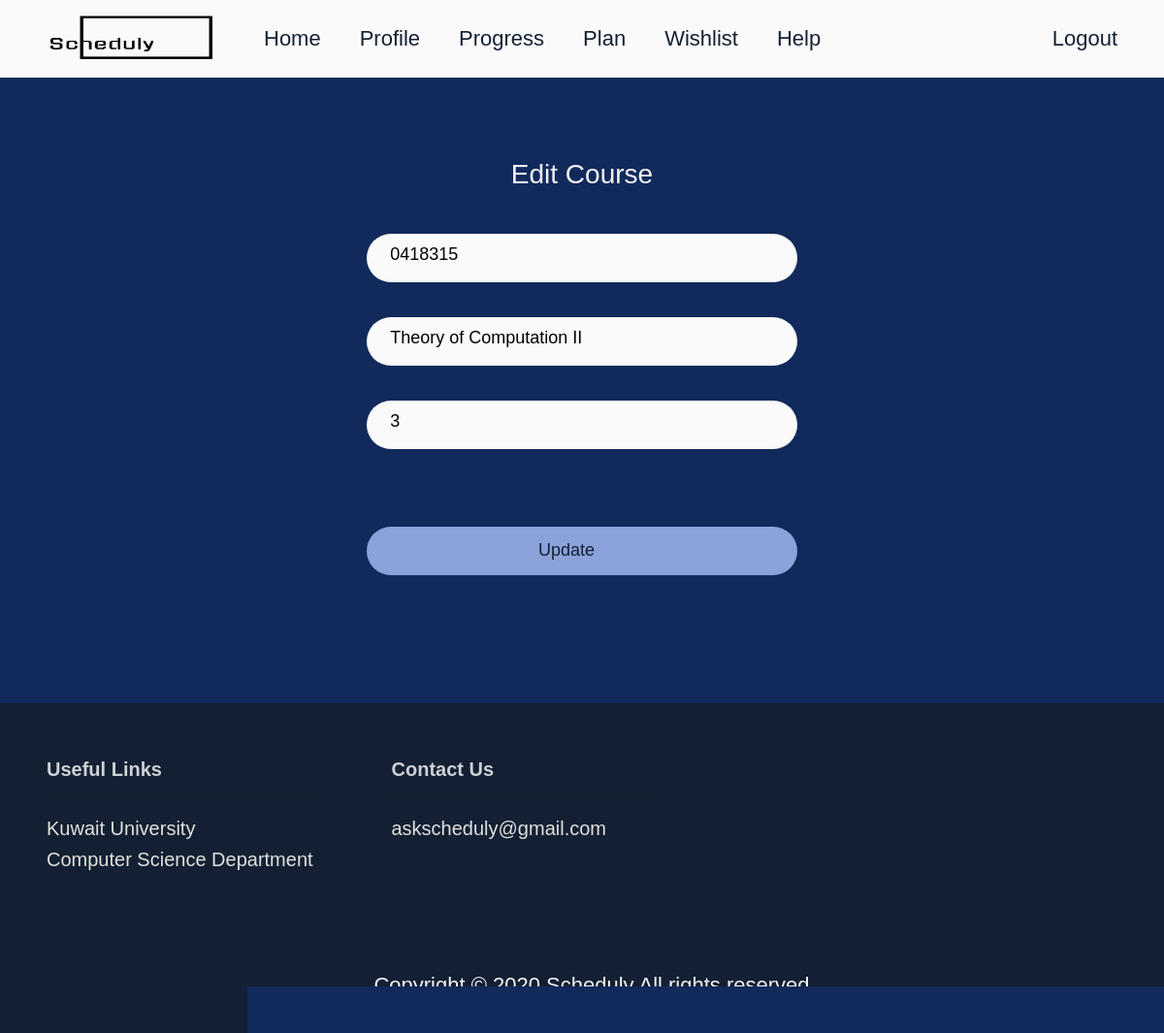
The page /manage/edit/major_sheet/edit/course/0418315/ (signed in) on the database its author committed.
### scheduly_app/models.py (models this page shows, shortened)
class ElectiveCourse(models.Model):
    name = models.CharField(max_length=150)
    number = models.CharField(max_length=12, unique=True, validators=[
        RegexValidator(r'^[0-9]*$', message="Course number must consists of numbers only")])
    credits = models.PositiveIntegerField(blank=False, default=3)
    chosen_by = models.ManyToManyField(
        "Instructor", related_name="elective_courses_chosen_by", blank=True)
    total_num_of_students = models.PositiveIntegerField(
        default=0, blank=True, null=True)

### scheduly_app/views.py (the view, shortened to what this page needs)
# urls.py: path('manage/edit/major_sheet/edit/course/<str:course_number>/', edit_course, name='edit-course'),
def edit_course(request, course_number):
    if request.user.is_anonymous:
        return redirect('login')
    courses = Course.objects.all()
    electives = ElectiveCourse.objects.all()
    all_courses = chain(courses, electives)
    try:
        course_obj = Course.objects.get(number=course_number)
        if request.method == "GET":
            context = {"courses": courses, "course": course_obj,
                       "prerequisites": course_obj.prerequisite.all()}
            return render(request, 'admin/admin_edit_course.html', context)
        elif request.method == "POST":
            form = UpdateCourse(request.POST, instance=course_obj)
            if form.is_valid():
                course_obj.number = form.cleaned_data['number']
                course_obj.name = form.cleaned_data['name']
                course_obj.credits = form.cleaned_data['credits']
                prerequisites = request.POST.getlist('prerequisite')
                course_obj.prerequisite.clear()
                for prerequisite in prerequisites:
                    prerequisite_obj = Course.objects.get(number=prerequisite)
                    course_obj.prerequisite.add(prerequisite_obj)
                course_obj.save()
                messages.success(
                    request, "Course " + course_obj.name + " has been updated successfully!")
                return redirect("edit-major-sheet")
    except ObjectDoesNotExist:
        pass
    try:
        course_obj = ElectiveCourse.objects.get(number=course_number)
        if request.method == "GET":
            context = {"courses": courses, "course": course_obj}
            return render(request, 'admin/admin_edit_elective_course.html', context)
    except ObjectDoesNotExist:
        pass

### scheduly_app/templates/admin/admin_edit_elective_course.html (shortened to what this page needs)
{% extends "base.html" %}
{% block content %}
<div class="p-5 d-flex justify-content-center">
  <div class="add_div w-75">
    <form
      class="form-group  ml-5 mr-5 pl-5 pr-5 text-dark"
      action="{% url 'edit-course' course.number %}"
      method="POST"
    >
      <div class=" pb-3 text-center">
        <h3 class="title">
          Edit Course
        </h3>
      </div>
      <div class="form-group  pb-3 pr-5 pl-5 mr-5 ml-5">
        <input
          name="number"
          value= {{course.number}}
          class="form-input rounded-pill pb-2"
        />
      </div>
      <div class="form-group  pb-3 pr-5 pl-5 mr-5 ml-5">
        <input
          name="name"
          value= '{{course.name}}'
          class="form-input rounded-pill pb-2"
        />
      </div>
      <div class="form-group  pb-3 pr-5 pl-5 mr-5 ml-5">
        <input
          name="credits"
          value= {{course.credits}}
          class="form-input rounded-pill pb-2"
        />
      </div>
        <div class="form-check pb-5 pl-5 mr-5 ml-5">
        </div>
      <div class=" pb-5 pr-5 pl-5 mr-5 ml-5 bd-highlight">
        <button
          class="form-button-submit pr-5  btn-lg  rounded-pill"
          type="submit"
          value="Create"
        >
          Update
        </button>
      </div>
    </form>
  </div>
</div>
{% endblock content %}

### scheduly_app/static/css/login.css (style rules this page uses)
* { box-sizing: border-box; }
body { font-family: "Segoe UI", sans-serif; font-size: 1rem; line-height: 1.6; height: 100%; }
.bg-img { background-color: #122a5b; }
::placeholder { color: #122a5b; box-sizing: border-box; opacity: 1; }
.form-input { box-sizing: border-box; border-color: transparent; padding-left: 5%; background: #fafafa; width: 100%; height: 50px; font-size: 18px; }
.form-group { margin: 20px; margin-bottom: 1rem; }
.form-button-submit { border: 2px solid transparent; background: #8ba2da; color: #132033; width: 100%; font-size: 18px; margin-bottom: 30px; height: 50px; }

### scheduly_app/static/css/admin_add.css (style rules this page uses)
* { box-sizing: border-box; }
body { font-family: Arial, Helvetica, sans-serif; }
.bg-img { background-color: #122a5b; }
.add_div { background-color: #122a5b; color: #f4f4f9; padding-top: 15px; }
::placeholder { color: #122a5b; box-sizing: border-box; opacity: 1; }
.form-input { box-sizing: border-box; border-color: transparent; padding-left: 5%; background: #fafafa; width: 100%; height: 50px; font-size: 18px; }
.form-group { margin: 20px; margin-bottom: 1rem; }
.form-button-submit { border: 2px solid transparent; background: #8ba2da; color: #132033; width: 100%; font-size: 18px; margin-bottom: 30px; height: 50px; }

### scheduly_app/static/css/admin_delete.css (style rules this page uses)
.title { color: #f4f4f9; }

### scheduly_app/static/css/footer.css (style rules this page uses)
.Site { display: flex; min-height: 100; flex-direction: column; }

### scheduly_app/static/css/instructor_wishlist.css (style rules this page uses)
* { box-sizing: border-box; }
body { font-family: Arial, Helvetica, sans-serif; }
.bg-img { background-color: #122a5b; }

### scheduly_app/static/css/instructors_statistics.css (style rules this page uses)
* { box-sizing: border-box; }
body { font-family: Arial, Helvetica, sans-serif; }
.bg-img { background-color: #122a5b; }
.form-button-submit { border: 2px solid transparent; background: #8ba2da; color: #132033; width: 100%; font-size: 18px; margin-bottom: 30px; height: 50px; }

### rows shown on the page
ElectiveCourse: number "0418315", name "Theory of Computation II", credits "3"
